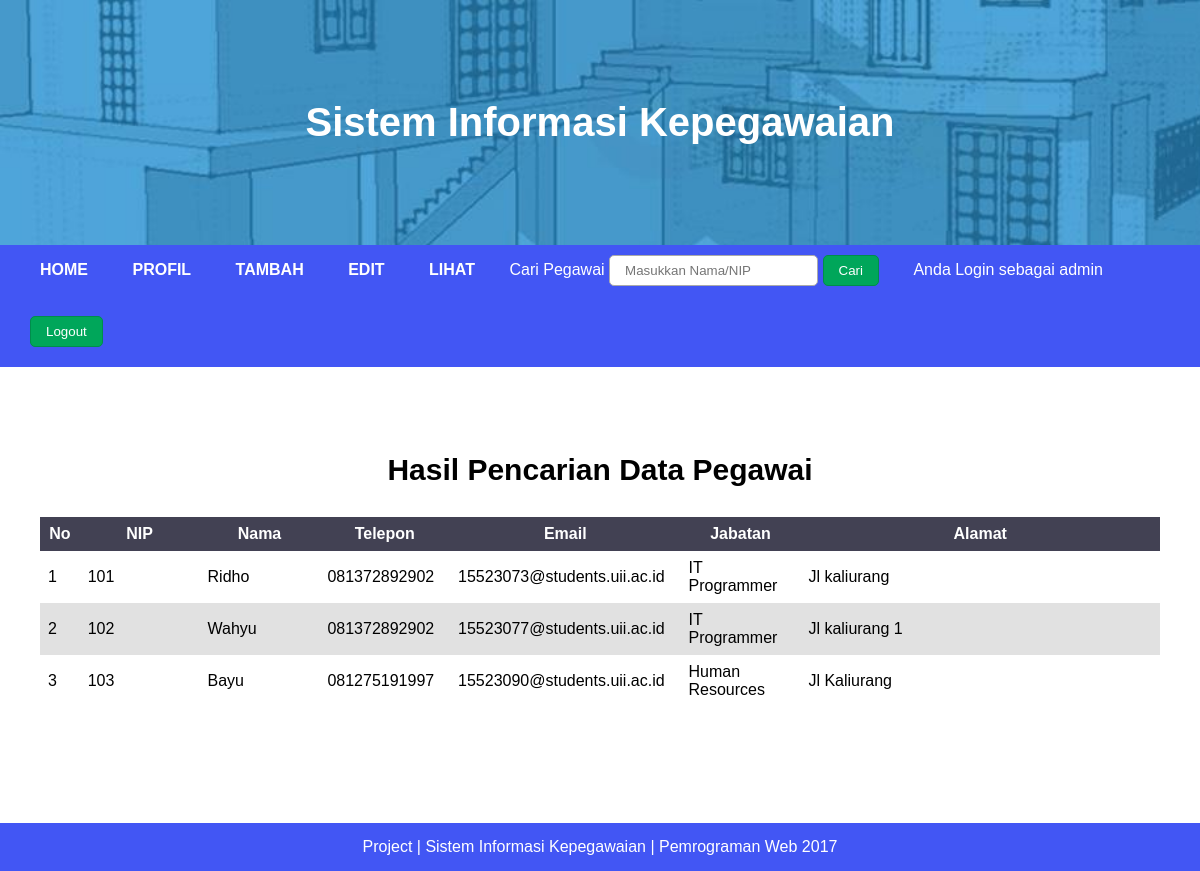
The page /tampil_pegawai_cari_admin.php (signed in) on the database its author committed.
### tables this page shows
CREATE TABLE `pegawai` (
  `nip` varchar(25) NOT NULL,
  `img` varchar(255) NOT NULL,
  `nama` varchar(50) NOT NULL,
  `telepon` varchar(15) NOT NULL,
  `email` varchar(50) NOT NULL,
  `jabatan` varchar(50) NOT NULL,
  `alamat` varchar(255) NOT NULL,
  `gaji` int(20) NOT NULL,
  `username` varchar(50) NOT NULL,
  `password` varchar(50) NOT NULL,
  `id_jabatan` varchar(10) NOT NULL,
  `id_departemen` varchar(10) NOT NULL,
  `id` int(5) NOT NULL,
  `level` int(1) NOT NULL
);

### tampil_pegawai_cari_admin.php (the view, shortened to what this page needs)
<?php
    $nama = $_POST['cari'];
    $nip = $_POST['cari'];
    $query = "SELECT * from pegawai where nama like '%$nama%' or nip like '%$nip%'";
    $result = mysql_query($query);
?>
<!DOCTYPE html>
<html>
<head>
	<link rel="stylesheet" type="text/css" href="css/style.css">
</head>
<body>
	<div class="container">
		<header>
			<h1>Sistem Informasi Kepegawaian</h1>
		</header>
		<nav id="navbar">
			<ul>
				<li><a href="admin.php">HOME</a></li>
				<li><a href="profil_admin.php">PROFIL</a></li>
				<li>
					<a href="#" class="dropdown-slide1">TAMBAH</a>
				</li>
				<li>
					<a href="#" class="dropdown-slide2">EDIT</a>
				</li>
				<li>
					<a href="#" class="dropdown-slide3">LIHAT</a>
				</li>
				<li>
					<form method="post" action="tampil_pegawai_cari_admin.php">
						<label>Cari Pegawai</label>
						<input type="text" name="cari" placeholder="Masukkan Nama/NIP" required>
						<button id="btn-submit">Cari</button>
					</form>
				</li>
				<span style="color: white; margin-left:10px;">Anda Login sebagai <?php echo $_SESSION['admin']; ?></span>
				<li>
					<form>
						<input type="button" value="Logout" id="btn-submit" onclick="window.location = 'proses/logout_admin.php';"/>
					</form>
				</li>
			</ul>
		</nav>
		<section class="middle">
			<section class="content">
			<h1 class="font" align="center">Hasil Pencarian Data Pegawai</h1>
				<table id="table">
					<thead>
						<tr>
							<th width="3%">No</th>
							<th width="10%">NIP</th>
							<th width="10%">Nama</th>
							<th width="10%">Telepon</th>
							<th width="10%">Email</th>
							<th width="10%">Jabatan</th>
							<th width="30%">Alamat</th>
						</tr>
					</thead>
					<tbody>
						<?php
							$i = 1;
							while($data = mysql_fetch_array($result))
							{ ?>
								<tr>
									<td><?=$i; ?></td>
									<td><?=	$data['nip']?></td>
									<td><?=	$data['nama']?></td>
									<td><?=	$data['telepon']?></td>
									<td><?=	$data['email']?></td>
									<td><?=	$data['jabatan']?></td>
									<td><?=	$data['alamat']?></td>
								</tr>
								<?php $i++;
							}
						?>
					</tbody>
				</table>
			</section>
		</section>
		<footer>
			<p>Project | Sistem Informasi Kepegawaian | Pemrograman Web 2017</p>
		</footer>
	</div>
</body>
</html>

### css/style.css (style rules this page uses)
* { box-sizing: border-box; }
html, body { margin: 0; font-family: Arial; }
.container { margin: auto; }
header { scale: stretch; background: url("../images/header.jpg"); background-size: 130%; padding: 100px; }
header h1 { margin: 0; text-align: center; font-size: 40px; color: white; }
.font { font-family: arial; font-size: 30px; font-style: inherit; }
#navbar { background: #4256f4; }
#navbar ul { margin-left: 20px; margin-top: 0px; padding: 0; text-align: left; }
#navbar li { list-style: none; position: relative; display: inline-block; }
#navbar li a { display: block; padding: 10px 20px; color: #fff; font-weight: bold; text-decoration: none; transition: .5s; background: #4256f4; }
#navbar form { color: #fff; padding: 10px 20px 20px 10px; }
section.middle { background: white; padding: 20px; }
section.content { display: block; overflow: hidden; min-height: 50vh; padding: 20px; background: #fff; }
#btn-submit { padding: 7px 15px; background: #00a65a; border-radius: 5px; border: 1px solid #008d4c; color: #fff; }
table { border-collapse: collapse; }
td { text-align: left; padding: 8px; }
tr:nth-child(even) { background-color: rgb(225,225,225); }
th { text-align: center; padding: 8px; background-color: #424153; color: white; }
#table { border-collapse: collapse; width: 100%; }
form label { width: 150px; padding-top: 7px; }
form input { display: inline-block; overflow: hidden; padding: 7px 15px; border-radius: 5px; border: 1px solid #aaa; }
footer { text-align: center; background: #4256f4; color: white; }
footer p { margin: 0; padding: 15px; }

### rows shown on the page
pegawai: nip "101", nama "Ridho", telepon "081372892902", email "15523073@students.uii.ac.id", jabatan "IT Programmer", alamat "Jl kaliurang"
pegawai: nip "102", nama "Wahyu", telepon "081372892902", email "15523077@students.uii.ac.id", jabatan "IT Programmer", alamat "Jl kaliurang 1"
pegawai: nip "103", nama "Bayu", telepon "081275191997", email "15523090@students.uii.ac.id", jabatan "Human Resources", alamat "Jl Kaliurang"

### other values the page prints
$_SESSION['admin'] "admin"
